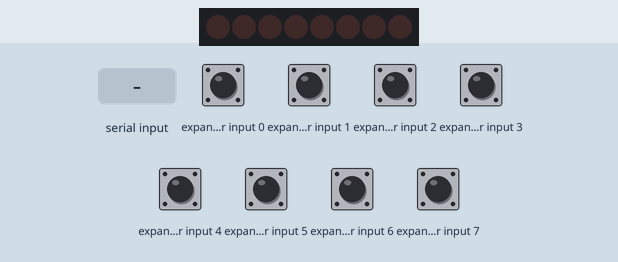
This sketch was run on a simulated Arduino Uno, built with avr-gcc and run on an emulated ATmega328P. On the bench: 8 shift-register outputs drawn as a row of LEDs (first output left, lit = HIGH). Wiring (inferred from the names in the program): input shift register (74HC165): load pin 8; clock pin 7; serial out pin 9; shift register (74HC595): data pin 10; shift clock pin 12; latch pin 11. Wiring (inferred from the signals the program sends): row of LEDs: on Q0, Q1, Q2, Q3, Q4, Q5, Q6, Q7. The test bench sets the inputs (shaded band); at power-on: expander input 0–7 HIGH. What the sketch prints to the serial monitor is not drawn.

Above: at 1.2 s.
1.3 s: byte 30 received over Serial
At 1.9 s:
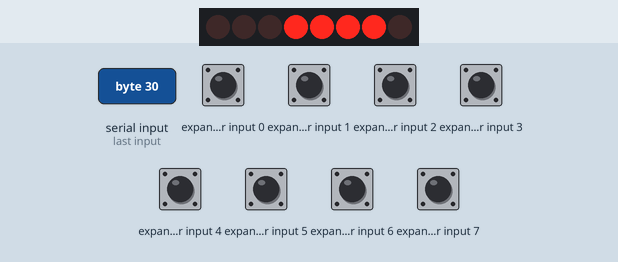
2.8 s: byte 90 received over Serial
At 4.0 s:
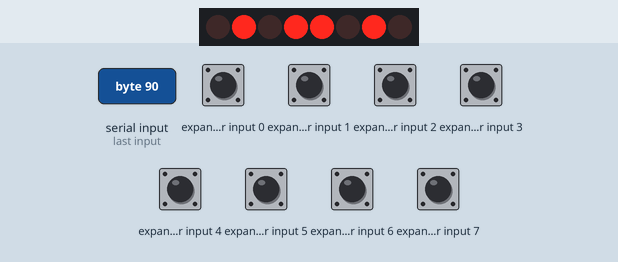
4.3 s: byte 120 received over Serial
At 5.3 s:
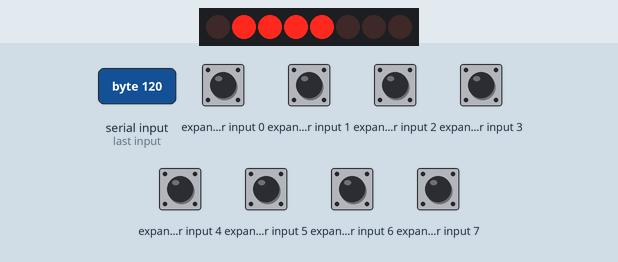
Timing chart, 0 to 7.3 s (numbered marks = the images above; inputs shaded):
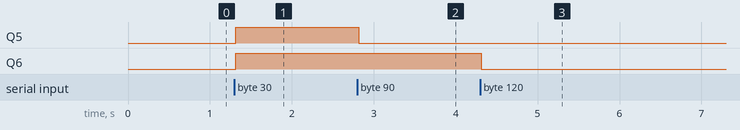

Measured:
- after the input at 1.3 s, Q5, Q6: LOW → HIGH at once
- after the input at 2.8 s, Q5: HIGH → LOW at once
- after the input at 4.3 s, Q6: HIGH → LOW at once

The sketch:

Combo.ino
```cpp
// 74HC165
// http://www.sparkfun.com/datasheets/Components/General/sn74hc165.pdf

// Pin connected to CP of 74HC165
const int clockPin = 7;
// Pin connected to SH/LD of 74HC165
const int latchPin = 8;
// Pin connected to QH of 74HC165
const int dataPin = 9;


// Pin connected to SRCLK of 74HC595
const byte latchPin595 = 11;
// Pin connected to RCLK of 74HC595
const byte clockPin595 = 12;
// Pin connected to SER of 74HC595
const byte dataPin595 = 10;

byte outByte = 0; // our output byte


void setup(){
  // prepare the serial port
  Serial.begin(9600);

  // set pins as output
  pinMode(clockPin, OUTPUT);
  pinMode(latchPin, OUTPUT);
  // set pins as input
  pinMode(dataPin, INPUT);

  pinMode(latchPin595, OUTPUT);
  pinMode(clockPin595, OUTPUT);
  pinMode(dataPin595, OUTPUT);


}

void loop(){

  while(Serial.available() > 0) {
    outByte = Serial.read();
  }

  // Set the latchPin to LOW so that you the outputs don't change
  // while you are sending the bits in.  This is something like
  // closing the curtain while you make a costume change ...
  digitalWrite(latchPin595, LOW);
  // Send the bits in as a whole byte.  Choose MSBFIRST
  // (send in the bits of your outByte starting with the most
  // significant bit first) or LSBFIRST (send in the bits of your
  // outByte starting with the least significant bit).
  shiftOut(dataPin595, clockPin595, LSBFIRST, outByte);
  // Set the latchPin to HIGH so that the outputs will be presented.
  // This is something like opening the curtain when you are finished
  // with your costume change ...
  digitalWrite(latchPin595, HIGH);
  // delay for a little bit

  delay(10);

//////////


  // Set the latchPin LOW ...
  digitalWrite (latchPin, LOW);
  // ... then wait very briefly for the chipe to read digital inputs
  delayMicroseconds(10);
  // ... then set the latchPin HIGH in preparation for shifting
  digitalWrite (latchPin, HIGH);

  // Shift in 8 bits (1 byte). Choose MSBFIRST
  // (retrieve the bits of your inByte starting with the most
  // significant bit first) or LSBFIRST (retrieve the bits of your
  // inByte starting with the least significant bit).
  byte inByte = shiftIn165(dataPin,clockPin,LSBFIRST);

  Serial.write(inByte); //debugging in serial window of switches 1 through 8)

  // take a breather to prevent serial buffer overflow
  delay (10);
}

/*
 * Here we define an alternate shiftIn function. The only difference
 * between this shift in function and the built-in shiftIn function
 * is that the clock must got LOW before shifting and HIGH after
 * shifting.  This is the opposite of the built in Arduino shiftIn.
 */
uint8_t shiftIn165(uint8_t dataPin, uint8_t clockPin, uint8_t bitOrder) {
  uint8_t value = 0;
  uint8_t i;

  for (i = 0; i < 8; ++i) {
    digitalWrite(clockPin, LOW);
    if (bitOrder == LSBFIRST)
      value |= digitalRead(dataPin) << i;
    else
      value |= digitalRead(dataPin) << (7 - i);
    digitalWrite(clockPin, HIGH);
  }
  return value;
}
```
